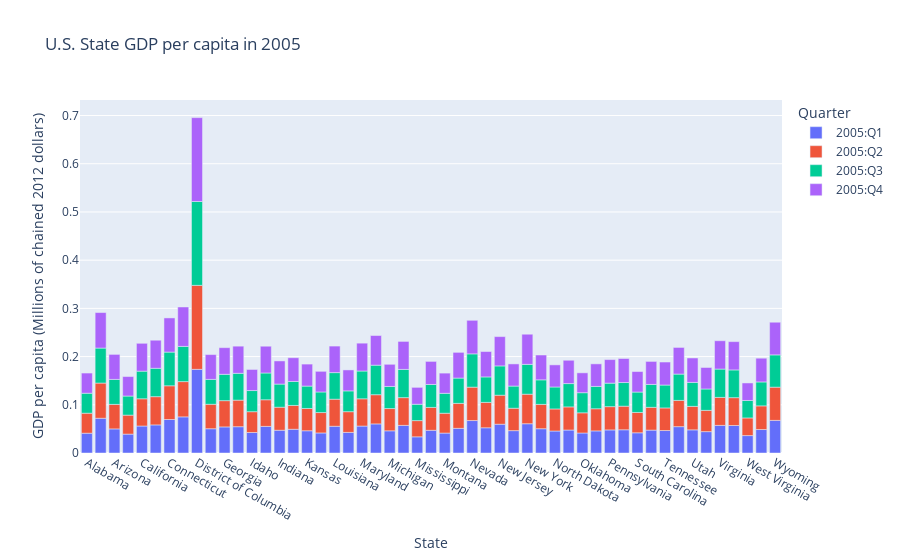
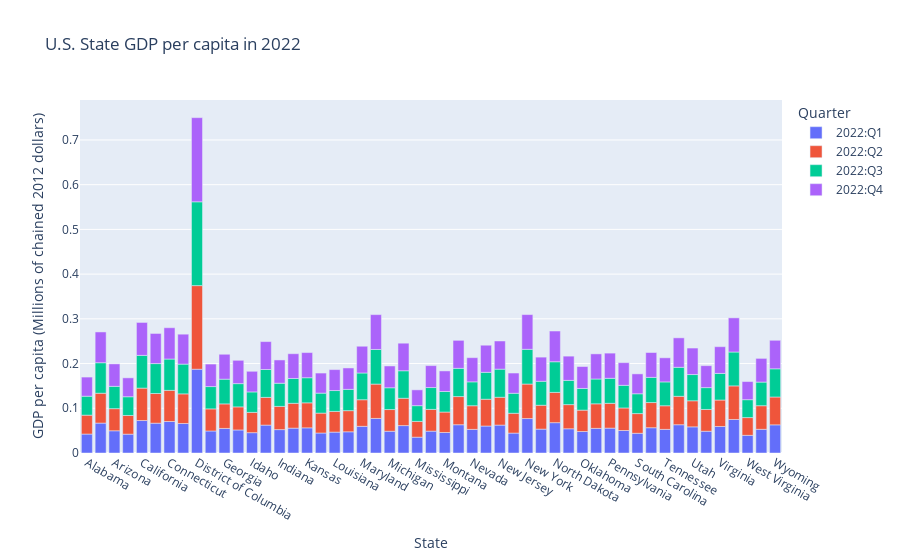

Source (notebook cell) for these figures, in order:
### Code cell
# Plotting the GDP Data with Barplot to see which state has the most GDP in a specific year

# Filter out the 'GeoName' column and the columns for GDP from 2005 and 2022
df_GDP_2005 = df_GDP_per_capita[['GeoName'] + [col for col in df_GDP.columns if col.startswith('2005')]]
df_GDP_2022 = df_GDP_per_capita[['GeoName'] + [col for col in df_GDP.columns if col.startswith('2022')]]

# Melt the data for easy plotting
df_GDP_melted_2005 = pd.melt(df_GDP_2005, id_vars='GeoName', var_name='Quarter', value_name='GDP')
df_GDP_melted_2022 = pd.melt(df_GDP_2022, id_vars='GeoName', var_name='Quarter', value_name='GDP')

# Create an interactive bar chart for 2005 using Plotly Express
fig_2005 = px.bar(df_GDP_melted_2005, x='GeoName', y='GDP', color='Quarter', title='U.S. State GDP per capita in 2005',
                  labels={'GDP': 'GDP', 'Quarter': 'Quarter'})
fig_2005.update_layout(xaxis_title='State', yaxis_title='GDP per capita (Millions of chained 2012 dollars)')

# Create an interactive bar chart for 2022 using Plotly Express
fig_2022 = px.bar(df_GDP_melted_2022, x='GeoName', y='GDP', color='Quarter', title='U.S. State GDP per capita in 2022',
                  labels={'GDP': 'GDP', 'Quarter': 'Quarter'})
fig_2022.update_layout(xaxis_title='State', yaxis_title='GDP per capita (Millions of chained 2012 dollars)')

fig_2005.show()
fig_2022.show()

### Figure 1 — Plotly figure (JSON) as saved in the notebook; plotly's stock layout.template omitted (floating-point values rounded to 4 significant figures)
{"data": [{"alignmentgroup": "True", "hovertemplate": "Quarter=2005:Q1<br>GeoName=%{x}<br>GDP=%{y}<extra></extra>", "legendgroup": "2005:Q1", "marker": {"color": "#636efa", "pattern": {"shape": ""}}, "name": "2005:Q1", "offsetgroup": "2005:Q1", "orientation": "v", "showlegend": true, "textposition": "auto", "type": "bar", "x": ["Alabama", "Alaska", "Arizona", "Arkansas", "California", "Colorado", "Connecticut", "Delaware", "District of Columbia", "Florida", "Georgia", "Hawaii", "Idaho", "Illinois", "Indiana", "Iowa", "Kansas", "Kentucky", "Louisiana", "Maine", "Maryland", "Massachusetts", "Michigan", "Minnesota", "Mississippi", "Missouri", "Montana", "Nebraska", "Nevada", "New Hampshire", "New Jersey", "New Mexico", "New York", "North Carolina", "North Dakota", "Ohio", "Oklahoma", "Oregon", "Pennsylvania", "Rhode Island", "South Carolina", "South Dakota", "Tennessee", "Texas", "Utah", "Vermont", "Virginia", "Washington", "West Virginia", "Wisconsin", "Wyoming"], "xaxis": "x", "y": [0.04106, 0.07206, 0.05, 0.03916, 0.05599, 0.05829, 0.06948, 0.07494, 0.1735, 0.05037, 0.05411, 0.05456, 0.04249, 0.0552, 0.04723, 0.04925, 0.04614, 0.0416, 0.05546, 0.04273, 0.05591, 0.06036, 0.04604, 0.05729, 0.03357, 0.0471, 0.04135, 0.05118, 0.06732, 0.05234, 0.05973, 0.0464, 0.06071, 0.05039, 0.04562, 0.04764, 0.04151, 0.04585, 0.04788, 0.04819, 0.04192, 0.04749, 0.0466, 0.05466, 0.04802, 0.04433, 0.05727, 0.05706, 0.03613, 0.04869, 0.06766], "yaxis": "y"}, {"alignmentgroup": "True", "hovertemplate": "Quarter=2005:Q2<br>GeoName=%{x}<br>GDP=%{y}<extra></extra>", "legendgroup": "2005:Q2", "marker": {"color": "#EF553B", "pattern": {"shape": ""}}, "name": "2005:Q2", "offsetgroup": "2005:Q2", "orientation": "v", "showlegend": true, "textposition": "auto", "type": "bar", "x": ["Alabama", "Alaska", "Arizona", "Arkansas", "California", "Colorado", "Connecticut", "Delaware", "District of Columbia", "Florida", "Georgia", "Hawaii", "Idaho", "Illinois", "Indiana", "Iowa", "Kansas", "Kentucky", "Louisiana", "Maine", "Maryland", "Massachusetts", "Michigan", "Minnesota", "Mississippi", "Missouri", "Montana", "Nebraska", "Nevada", "New Hampshire", "New Jersey", "New Mexico", "New York", "North Carolina", "North Dakota", "Ohio", "Oklahoma", "Oregon", "Pennsylvania", "Rhode Island", "South Carolina", "South Dakota", "Tennessee", "Texas", "Utah", "Vermont", "Virginia", "Washington", "West Virginia", "Wisconsin", "Wyoming"], "xaxis": "x", "y": [0.04152, 0.07302, 0.05085, 0.03938, 0.0565, 0.05857, 0.06994, 0.07316, 0.1742, 0.05071, 0.05448, 0.05512, 0.04316, 0.05523, 0.04774, 0.04941, 0.04621, 0.0423, 0.05615, 0.04298, 0.05655, 0.06054, 0.04617, 0.05755, 0.03365, 0.04747, 0.04117, 0.05178, 0.06927, 0.05265, 0.06014, 0.04649, 0.06128, 0.05044, 0.04574, 0.04799, 0.04185, 0.04592, 0.04827, 0.04894, 0.04217, 0.04723, 0.04687, 0.05445, 0.04871, 0.04413, 0.05806, 0.0577, 0.03659, 0.04906, 0.06891], "yaxis": "y"}, {"alignmentgroup": "True", "hovertemplate": "Quarter=2005:Q3<br>GeoName=%{x}<br>GDP=%{y}<extra></extra>", "legendgroup": "2005:Q3", "marker": {"color": "#00cc96", "pattern": {"shape": ""}}, "name": "2005:Q3", "offsetgroup": "2005:Q3", "orientation": "v", "showlegend": true, "textposition": "auto", "type": "bar", "x": ["Alabama", "Alaska", "Arizona", "Arkansas", "California", "Colorado", "Connecticut", "Delaware", "District of Columbia", "Florida", "Georgia", "Hawaii", "Idaho", "Illinois", "Indiana", "Iowa", "Kansas", "Kentucky", "Louisiana", "Maine", "Maryland", "Massachusetts", "Michigan", "Minnesota", "Mississippi", "Missouri", "Montana", "Nebraska", "Nevada", "New Hampshire", "New Jersey", "New Mexico", "New York", "North Carolina", "North Dakota", "Ohio", "Oklahoma", "Oregon", "Pennsylvania", "Rhode Island", "South Carolina", "South Dakota", "Tennessee", "Texas", "Utah", "Vermont", "Virginia", "Washington", "West Virginia", "Wisconsin", "Wyoming"], "xaxis": "x", "y": [0.04141, 0.07258, 0.05177, 0.0396, 0.05728, 0.05883, 0.06988, 0.07299, 0.1739, 0.05161, 0.05462, 0.05561, 0.04386, 0.05553, 0.04799, 0.04975, 0.04642, 0.04266, 0.05514, 0.04311, 0.05757, 0.06127, 0.04584, 0.05855, 0.03388, 0.04759, 0.04132, 0.05246, 0.06903, 0.0528, 0.06076, 0.04593, 0.06186, 0.05094, 0.04555, 0.04835, 0.04171, 0.04634, 0.04872, 0.04906, 0.04232, 0.04751, 0.04749, 0.05457, 0.04967, 0.04433, 0.05876, 0.05754, 0.03622, 0.04966, 0.06696], "yaxis": "y"}, {"alignmentgroup": "True", "hovertemplate": "Quarter=2005:Q4<br>GeoName=%{x}<br>GDP=%{y}<extra></extra>", "legendgroup": "2005:Q4", "marker": {"color": "#ab63fa", "pattern": {"shape": ""}}, "name": "2005:Q4", "offsetgroup": "2005:Q4", "orientation": "v", "showlegend": true, "textposition": "auto", "type": "bar", "x": ["Alabama", "Alaska", "Arizona", "Arkansas", "California", "Colorado", "Connecticut", "Delaware", "District of Columbia", "Florida", "Georgia", "Hawaii", "Idaho", "Illinois", "Indiana", "Iowa", "Kansas", "Kentucky", "Louisiana", "Maine", "Maryland", "Massachusetts", "Michigan", "Minnesota", "Mississippi", "Missouri", "Montana", "Nebraska", "Nevada", "New Hampshire", "New Jersey", "New Mexico", "New York", "North Carolina", "North Dakota", "Ohio", "Oklahoma", "Oregon", "Pennsylvania", "Rhode Island", "South Carolina", "South Dakota", "Tennessee", "Texas", "Utah", "Vermont", "Virginia", "Washington", "West Virginia", "Wisconsin", "Wyoming"], "xaxis": "x", "y": [0.04185, 0.07365, 0.0519, 0.04043, 0.05777, 0.05824, 0.07088, 0.0818, 0.174, 0.05148, 0.05528, 0.05633, 0.04373, 0.05553, 0.04803, 0.04922, 0.04564, 0.04285, 0.05503, 0.04351, 0.0578, 0.06152, 0.04593, 0.05804, 0.03505, 0.04781, 0.04186, 0.05334, 0.06963, 0.05272, 0.06082, 0.04597, 0.06254, 0.05147, 0.04586, 0.04837, 0.04124, 0.04681, 0.04887, 0.04983, 0.04258, 0.0477, 0.04773, 0.05527, 0.05071, 0.04457, 0.05878, 0.05873, 0.03634, 0.04925, 0.06771], "yaxis": "y"}], "layout": {"barmode": "relative", "legend": {"title": {"text": "Quarter"}, "tracegroupgap": 0}, "title": {"text": "U.S. State GDP per capita in 2005"}, "xaxis": {"anchor": "y", "domain": [0, 1], "title": {"text": "State"}}, "yaxis": {"anchor": "x", "domain": [0, 1], "title": {"text": "GDP per capita (Millions of chained 2012 dollars)"}}}}

### Figure 2 — Plotly figure (JSON) as saved in the notebook; plotly's stock layout.template omitted (floating-point values rounded to 4 significant figures)
{"data": [{"alignmentgroup": "True", "hovertemplate": "Quarter=2022:Q1<br>GeoName=%{x}<br>GDP=%{y}<extra></extra>", "legendgroup": "2022:Q1", "marker": {"color": "#636efa", "pattern": {"shape": ""}}, "name": "2022:Q1", "offsetgroup": "2022:Q1", "orientation": "v", "showlegend": true, "textposition": "auto", "type": "bar", "x": ["Alabama", "Alaska", "Arizona", "Arkansas", "California", "Colorado", "Connecticut", "Delaware", "District of Columbia", "Florida", "Georgia", "Hawaii", "Idaho", "Illinois", "Indiana", "Iowa", "Kansas", "Kentucky", "Louisiana", "Maine", "Maryland", "Massachusetts", "Michigan", "Minnesota", "Mississippi", "Missouri", "Montana", "Nebraska", "Nevada", "New Hampshire", "New Jersey", "New Mexico", "New York", "North Carolina", "North Dakota", "Ohio", "Oklahoma", "Oregon", "Pennsylvania", "Rhode Island", "South Carolina", "South Dakota", "Tennessee", "Texas", "Utah", "Vermont", "Virginia", "Washington", "West Virginia", "Wisconsin", "Wyoming"], "xaxis": "x", "y": [0.04235, 0.06691, 0.04968, 0.04211, 0.0726, 0.06668, 0.07044, 0.06601, 0.1874, 0.04924, 0.05495, 0.05152, 0.04546, 0.06238, 0.05232, 0.05561, 0.05625, 0.04471, 0.04668, 0.04742, 0.05964, 0.0773, 0.0487, 0.06132, 0.03537, 0.04887, 0.04586, 0.06323, 0.05279, 0.06031, 0.0624, 0.04454, 0.07703, 0.05343, 0.06781, 0.05417, 0.04803, 0.05511, 0.05561, 0.05032, 0.04411, 0.05654, 0.05279, 0.06325, 0.05847, 0.04869, 0.05929, 0.07498, 0.03951, 0.053, 0.063], "yaxis": "y"}, {"alignmentgroup": "True", "hovertemplate": "Quarter=2022:Q2<br>GeoName=%{x}<br>GDP=%{y}<extra></extra>", "legendgroup": "2022:Q2", "marker": {"color": "#EF553B", "pattern": {"shape": ""}}, "name": "2022:Q2", "offsetgroup": "2022:Q2", "orientation": "v", "showlegend": true, "textposition": "auto", "type": "bar", "x": ["Alabama", "Alaska", "Arizona", "Arkansas", "California", "Colorado", "Connecticut", "Delaware", "District of Columbia", "Florida", "Georgia", "Hawaii", "Idaho", "Illinois", "Indiana", "Iowa", "Kansas", "Kentucky", "Louisiana", "Maine", "Maryland", "Massachusetts", "Michigan", "Minnesota", "Mississippi", "Missouri", "Montana", "Nebraska", "Nevada", "New Hampshire", "New Jersey", "New Mexico", "New York", "North Carolina", "North Dakota", "Ohio", "Oklahoma", "Oregon", "Pennsylvania", "Rhode Island", "South Carolina", "South Dakota", "Tennessee", "Texas", "Utah", "Vermont", "Virginia", "Washington", "West Virginia", "Wisconsin", "Wyoming"], "xaxis": "x", "y": [0.04226, 0.06676, 0.04944, 0.04178, 0.07251, 0.06635, 0.0696, 0.06621, 0.1869, 0.04943, 0.05486, 0.05159, 0.04536, 0.06199, 0.05188, 0.0555, 0.0559, 0.04451, 0.04632, 0.04727, 0.0595, 0.0768, 0.04849, 0.06112, 0.03527, 0.04863, 0.04573, 0.06295, 0.05292, 0.05993, 0.06225, 0.04427, 0.07717, 0.05334, 0.0677, 0.05402, 0.04784, 0.05489, 0.05547, 0.05039, 0.04405, 0.0563, 0.05284, 0.06354, 0.0583, 0.04867, 0.05916, 0.07508, 0.03966, 0.05275, 0.06223], "yaxis": "y"}, {"alignmentgroup": "True", "hovertemplate": "Quarter=2022:Q3<br>GeoName=%{x}<br>GDP=%{y}<extra></extra>", "legendgroup": "2022:Q3", "marker": {"color": "#00cc96", "pattern": {"shape": ""}}, "name": "2022:Q3", "offsetgroup": "2022:Q3", "orientation": "v", "showlegend": true, "textposition": "auto", "type": "bar", "x": ["Alabama", "Alaska", "Arizona", "Arkansas", "California", "Colorado", "Connecticut", "Delaware", "District of Columbia", "Florida", "Georgia", "Hawaii", "Idaho", "Illinois", "Indiana", "Iowa", "Kansas", "Kentucky", "Louisiana", "Maine", "Maryland", "Massachusetts", "Michigan", "Minnesota", "Mississippi", "Missouri", "Montana", "Nebraska", "Nevada", "New Hampshire", "New Jersey", "New Mexico", "New York", "North Carolina", "North Dakota", "Ohio", "Oklahoma", "Oregon", "Pennsylvania", "Rhode Island", "South Carolina", "South Dakota", "Tennessee", "Texas", "Utah", "Vermont", "Virginia", "Washington", "West Virginia", "Wisconsin", "Wyoming"], "xaxis": "x", "y": [0.04238, 0.06818, 0.04991, 0.04192, 0.07319, 0.06692, 0.07003, 0.06651, 0.1874, 0.04988, 0.05525, 0.05201, 0.04574, 0.06232, 0.05184, 0.05554, 0.05616, 0.04466, 0.04661, 0.0476, 0.05977, 0.0774, 0.0487, 0.06146, 0.03521, 0.04884, 0.04591, 0.06314, 0.05339, 0.06021, 0.06284, 0.04474, 0.07765, 0.0536, 0.06856, 0.05417, 0.04848, 0.05545, 0.05591, 0.05061, 0.04429, 0.05624, 0.05334, 0.06481, 0.05866, 0.04883, 0.05948, 0.07574, 0.04005, 0.05283, 0.06305], "yaxis": "y"}, {"alignmentgroup": "True", "hovertemplate": "Quarter=2022:Q4<br>GeoName=%{x}<br>GDP=%{y}<extra></extra>", "legendgroup": "2022:Q4", "marker": {"color": "#ab63fa", "pattern": {"shape": ""}}, "name": "2022:Q4", "offsetgroup": "2022:Q4", "orientation": "v", "showlegend": true, "textposition": "auto", "type": "bar", "x": ["Alabama", "Alaska", "Arizona", "Arkansas", "California", "Colorado", "Connecticut", "Delaware", "District of Columbia", "Florida", "Georgia", "Hawaii", "Idaho", "Illinois", "Indiana", "Iowa", "Kansas", "Kentucky", "Louisiana", "Maine", "Maryland", "Massachusetts", "Michigan", "Minnesota", "Mississippi", "Missouri", "Montana", "Nebraska", "Nevada", "New Hampshire", "New Jersey", "New Mexico", "New York", "North Carolina", "North Dakota", "Ohio", "Oklahoma", "Oregon", "Pennsylvania", "Rhode Island", "South Carolina", "South Dakota", "Tennessee", "Texas", "Utah", "Vermont", "Virginia", "Washington", "West Virginia", "Wisconsin", "Wyoming"], "xaxis": "x", "y": [0.04279, 0.06886, 0.05031, 0.04225, 0.07363, 0.06736, 0.07005, 0.06696, 0.1882, 0.05034, 0.05572, 0.05217, 0.04615, 0.06243, 0.05202, 0.05538, 0.05625, 0.0449, 0.04687, 0.04787, 0.05982, 0.07796, 0.04874, 0.06166, 0.03534, 0.04907, 0.04605, 0.0626, 0.05408, 0.06058, 0.06301, 0.04527, 0.07765, 0.05402, 0.06869, 0.05423, 0.049, 0.05621, 0.05636, 0.05067, 0.0445, 0.05562, 0.0539, 0.06592, 0.05927, 0.0491, 0.05979, 0.07642, 0.04056, 0.05297, 0.06375], "yaxis": "y"}], "layout": {"barmode": "relative", "legend": {"title": {"text": "Quarter"}, "tracegroupgap": 0}, "title": {"text": "U.S. State GDP per capita in 2022"}, "xaxis": {"anchor": "y", "domain": [0, 1], "title": {"text": "State"}}, "yaxis": {"anchor": "x", "domain": [0, 1], "title": {"text": "GDP per capita (Millions of chained 2012 dollars)"}}}}
